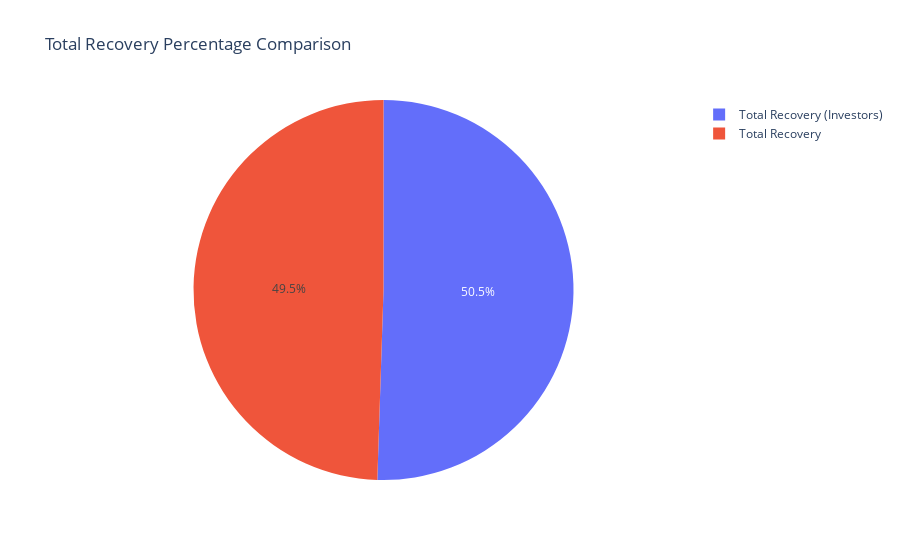

The cell this chart's notebook holds for it:
### Markdown cell above
Both the pie charts show that the recovered loans have similar values of approximately 90% recovered.

### Code cell
plotter.plot_pie_chart(labels_column=['Total Recovery (Investors)', 'Total Recovery'],
                             values_column=[total_recovery_percentage_investors, total_recovery_percentage],
                             title='Total Recovery Percentage Comparison')

### Figure 1 — Plotly figure (JSON) as saved in the notebook; plotly's stock layout.template omitted (floating-point values rounded to 4 significant figures)
{"data": [{"domain": {"x": [0, 1], "y": [0, 1]}, "hovertemplate": "label=%{label}<br>value=%{value}<extra></extra>", "labels": ["Total Recovery (Investors)", "Total Recovery"], "legendgroup": "", "name": "", "showlegend": true, "type": "pie", "values": [93.29, 91.37]}], "layout": {"legend": {"tracegroupgap": 0}, "title": {"text": "Total Recovery Percentage Comparison"}}}
